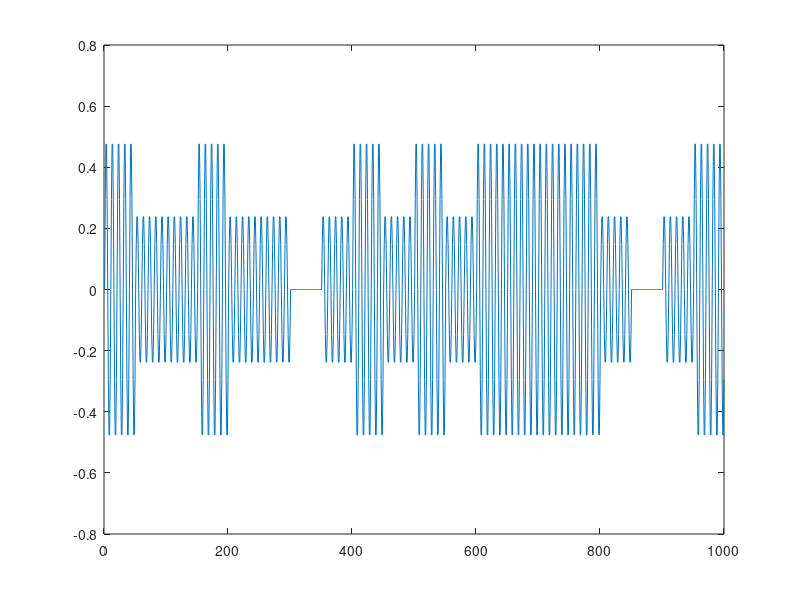

This chart was generated by the following MATLAB code: (Note: this script raises an error after producing the figure.)
%Generating MASK signal
clc
clear all;
close all;
%use orthogonal modulation generate modulated siganl
%You can see the original signal v in the code.
fc=1e4;                                                 %carrier frequency
fs=1e5;                                                 %sample frequency
Rs=2e3;                                                 %symbol rate of digital signal
T=1/fs;                                                 %sample time
L=1000;                                                 %length of signal
t=(0:L-1)*T;                                            %time vector
A=1;                                                    %%Ampltitude
v=A*cos(2*pi*1000*t);                                   %modulation signal
xs=sin(2*pi*fc*t);
xc=cos(2*pi*fc*t);

                                                 
T_mask=1/Rs;
M=4;                                                  %M-ary
a_n=round((M-1)*rand(1,round(L/(T_mask*fs))))*(1/M);  %region 0 to 1 by 1/M.
a_mask=repmat(a_n,T_mask*fs,1);
a_mask=a_mask(:)';
%stairs(a_mask)                                       %figure mask,unuse plot
I_mask=0;
Q_mask=a_mask;
y_mask=I_mask.*xc+Q_mask.*xs;

figure(1)
plot(y_mask)

figure(2)
plotSpectral(y_mask,fs)
